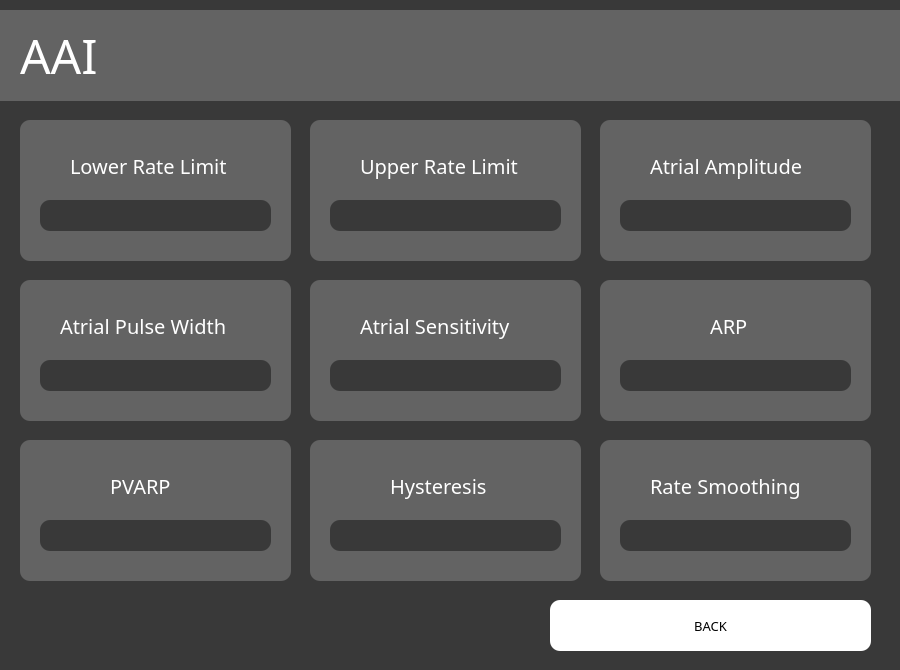
<?xml version="1.0" encoding="UTF-8"?>
<ui version="4.0">
 <class>Dialog</class>
 <widget class="QDialog" name="Dialog">
  <property name="geometry">
   <rect>
    <x>0</x>
    <y>0</y>
    <width>900</width>
    <height>670</height>
   </rect>
  </property>
  <property name="minimumSize">
   <size>
    <width>900</width>
    <height>670</height>
   </size>
  </property>
  <property name="maximumSize">
   <size>
    <width>900</width>
    <height>670</height>
   </size>
  </property>
  <property name="windowTitle">
   <string>Dialog</string>
  </property>
  <property name="styleSheet">
   <string notr="true">background-color: rgb(57, 57, 57);</string>
  </property>
  <widget class="QLabel" name="label_2">
   <property name="geometry">
    <rect>
     <x>70</x>
     <y>150</y>
     <width>181</width>
     <height>31</height>
    </rect>
   </property>
   <property name="font">
    <font>
     <family>Franklin Gothic Book</family>
     <pointsize>15</pointsize>
    </font>
   </property>
   <property name="styleSheet">
    <string notr="true">color: rgb(255, 255, 255);
font-size: 15pt;
background-color: none;
</string>
   </property>
   <property name="text">
    <string>Lower Rate Limit</string>
   </property>
  </widget>
  <widget class="QGraphicsView" name="graphicsView_2">
   <property name="geometry">
    <rect>
     <x>0</x>
     <y>10</y>
     <width>900</width>
     <height>91</height>
    </rect>
   </property>
   <property name="styleSheet">
    <string notr="true">background-color: rgb(99, 99, 99);
border: none;
</string>
   </property>
  </widget>
  <widget class="QLabel" name="label_4">
   <property name="geometry">
    <rect>
     <x>60</x>
     <y>310</y>
     <width>191</width>
     <height>31</height>
    </rect>
   </property>
   <property name="font">
    <font>
     <family>Franklin Gothic Book</family>
     <pointsize>15</pointsize>
    </font>
   </property>
   <property name="styleSheet">
    <string notr="true">color: rgb(255, 255, 255);
font-size: 15pt;
background-color: none;
</string>
   </property>
   <property name="text">
    <string>Atrial Pulse Width</string>
   </property>
  </widget>
  <widget class="QLabel" name="label_3">
   <property name="geometry">
    <rect>
     <x>360</x>
     <y>150</y>
     <width>181</width>
     <height>31</height>
    </rect>
   </property>
   <property name="font">
    <font>
     <family>Franklin Gothic Book</family>
     <pointsize>15</pointsize>
    </font>
   </property>
   <property name="styleSheet">
    <string notr="true">color: rgb(255, 255, 255);
font-size: 15pt;
background-color: none;
</string>
   </property>
   <property name="text">
    <string>Upper Rate Limit</string>
   </property>
  </widget>
  <widget class="QLabel" name="label_5">
   <property name="geometry">
    <rect>
     <x>650</x>
     <y>150</y>
     <width>171</width>
     <height>31</height>
    </rect>
   </property>
   <property name="font">
    <font>
     <family>Franklin Gothic Book</family>
     <pointsize>15</pointsize>
    </font>
   </property>
   <property name="styleSheet">
    <string notr="true">color: rgb(255, 255, 255);
font-size: 15pt;
background-color: none;
</string>
   </property>
   <property name="text">
    <string>Atrial Amplitude</string>
   </property>
  </widget>
  <widget class="QGraphicsView" name="graphicsView_7">
   <property name="geometry">
    <rect>
     <x>600</x>
     <y>120</y>
     <width>271</width>
     <height>141</height>
    </rect>
   </property>
   <property name="styleSheet">
    <string notr="true">background-color: rgb(99, 99, 99);
border-radius: 10;</string>
   </property>
  </widget>
  <widget class="QGraphicsView" name="graphicsView_4">
   <property name="geometry">
    <rect>
     <x>20</x>
     <y>120</y>
     <width>271</width>
     <height>141</height>
    </rect>
   </property>
   <property name="styleSheet">
    <string notr="true">background-color: rgb(99, 99, 99);
border-radius: 10;</string>
   </property>
  </widget>
  <widget class="QGraphicsView" name="graphicsView_5">
   <property name="geometry">
    <rect>
     <x>310</x>
     <y>120</y>
     <width>271</width>
     <height>141</height>
    </rect>
   </property>
   <property name="styleSheet">
    <string notr="true">background-color: rgb(99, 99, 99);
border-radius: 10;</string>
   </property>
  </widget>
  <widget class="QLineEdit" name="input_3">
   <property name="geometry">
    <rect>
     <x>620</x>
     <y>200</y>
     <width>231</width>
     <height>31</height>
    </rect>
   </property>
   <property name="styleSheet">
    <string notr="true">font-size: 12pt;
color: rgb(255, 255, 255);
border-radius: 10;
background-color: rgb(57, 57, 57)</string>
   </property>
   <property name="text">
    <string/>
   </property>
  </widget>
  <widget class="QPushButton" name="backbutton">
   <property name="geometry">
    <rect>
     <x>550</x>
     <y>600</y>
     <width>321</width>
     <height>51</height>
    </rect>
   </property>
   <property name="font">
    <font>
     <family>Franklin Gothic Book</family>
     <pointsize>10</pointsize>
    </font>
   </property>
   <property name="styleSheet">
    <string notr="true">background-color: rgb(255, 255, 255);
border-radius: 10;</string>
   </property>
   <property name="text">
    <string>BACK</string>
   </property>
  </widget>
  <widget class="QGraphicsView" name="graphicsView_6">
   <property name="geometry">
    <rect>
     <x>20</x>
     <y>280</y>
     <width>271</width>
     <height>141</height>
    </rect>
   </property>
   <property name="styleSheet">
    <string notr="true">background-color: rgb(99, 99, 99);
border-radius: 10;</string>
   </property>
  </widget>
  <widget class="QLineEdit" name="input_4">
   <property name="geometry">
    <rect>
     <x>40</x>
     <y>360</y>
     <width>231</width>
     <height>31</height>
    </rect>
   </property>
   <property name="styleSheet">
    <string notr="true">font-size: 12pt;
color: rgb(255, 255, 255);
border-radius: 10;
background-color: rgb(57, 57, 57)</string>
   </property>
   <property name="text">
    <string/>
   </property>
  </widget>
  <widget class="QLineEdit" name="input">
   <property name="geometry">
    <rect>
     <x>40</x>
     <y>200</y>
     <width>231</width>
     <height>31</height>
    </rect>
   </property>
   <property name="styleSheet">
    <string notr="true">font-size: 12pt;
color: rgb(255, 255, 255);
border-radius: 10;
background-color: rgb(57, 57, 57)</string>
   </property>
   <property name="text">
    <string/>
   </property>
  </widget>
  <widget class="QLabel" name="label">
   <property name="geometry">
    <rect>
     <x>20</x>
     <y>0</y>
     <width>501</width>
     <height>111</height>
    </rect>
   </property>
   <property name="font">
    <font>
     <family>Franklin Gothic Book</family>
     <pointsize>36</pointsize>
    </font>
   </property>
   <property name="layoutDirection">
    <enum>Qt::LeftToRight</enum>
   </property>
   <property name="styleSheet">
    <string notr="true">color: rgb(255, 255, 255);
background-color: none;</string>
   </property>
   <property name="text">
    <string>AAI</string>
   </property>
  </widget>
  <widget class="QLineEdit" name="input_2">
   <property name="geometry">
    <rect>
     <x>330</x>
     <y>200</y>
     <width>231</width>
     <height>31</height>
    </rect>
   </property>
   <property name="styleSheet">
    <string notr="true">font-size: 12pt;
color: rgb(255, 255, 255);
border-radius: 10;
background-color: rgb(57, 57, 57)</string>
   </property>
   <property name="text">
    <string/>
   </property>
  </widget>
  <widget class="QLineEdit" name="input_5">
   <property name="geometry">
    <rect>
     <x>330</x>
     <y>360</y>
     <width>231</width>
     <height>31</height>
    </rect>
   </property>
   <property name="styleSheet">
    <string notr="true">font-size: 12pt;
color: rgb(255, 255, 255);
border-radius: 10;
background-color: rgb(57, 57, 57)</string>
   </property>
   <property name="text">
    <string/>
   </property>
  </widget>
  <widget class="QLabel" name="label_6">
   <property name="geometry">
    <rect>
     <x>360</x>
     <y>310</y>
     <width>171</width>
     <height>31</height>
    </rect>
   </property>
   <property name="font">
    <font>
     <family>Franklin Gothic Book</family>
     <pointsize>15</pointsize>
    </font>
   </property>
   <property name="styleSheet">
    <string notr="true">color: rgb(255, 255, 255);
font-size: 15pt;
background-color: none;
</string>
   </property>
   <property name="text">
    <string>Atrial Sensitivity</string>
   </property>
  </widget>
  <widget class="QGraphicsView" name="graphicsView_8">
   <property name="geometry">
    <rect>
     <x>310</x>
     <y>280</y>
     <width>271</width>
     <height>141</height>
    </rect>
   </property>
   <property name="styleSheet">
    <string notr="true">background-color: rgb(99, 99, 99);
border-radius: 10;</string>
   </property>
  </widget>
  <widget class="QLineEdit" name="input_6">
   <property name="geometry">
    <rect>
     <x>620</x>
     <y>360</y>
     <width>231</width>
     <height>31</height>
    </rect>
   </property>
   <property name="styleSheet">
    <string notr="true">font-size: 12pt;
color: rgb(255, 255, 255);
border-radius: 10;
background-color: rgb(57, 57, 57)</string>
   </property>
   <property name="text">
    <string/>
   </property>
  </widget>
  <widget class="QLabel" name="label_7">
   <property name="geometry">
    <rect>
     <x>710</x>
     <y>310</y>
     <width>51</width>
     <height>31</height>
    </rect>
   </property>
   <property name="font">
    <font>
     <family>Franklin Gothic Book</family>
     <pointsize>15</pointsize>
    </font>
   </property>
   <property name="styleSheet">
    <string notr="true">color: rgb(255, 255, 255);
font-size: 15pt;
background-color: none;
</string>
   </property>
   <property name="text">
    <string>ARP</string>
   </property>
  </widget>
  <widget class="QGraphicsView" name="graphicsView_9">
   <property name="geometry">
    <rect>
     <x>600</x>
     <y>280</y>
     <width>271</width>
     <height>141</height>
    </rect>
   </property>
   <property name="styleSheet">
    <string notr="true">background-color: rgb(99, 99, 99);
border-radius: 10;</string>
   </property>
  </widget>
  <widget class="QLineEdit" name="input_7">
   <property name="geometry">
    <rect>
     <x>40</x>
     <y>520</y>
     <width>231</width>
     <height>31</height>
    </rect>
   </property>
   <property name="styleSheet">
    <string notr="true">font-size: 12pt;
color: rgb(255, 255, 255);
border-radius: 10;
background-color: rgb(57, 57, 57)</string>
   </property>
   <property name="text">
    <string/>
   </property>
  </widget>
  <widget class="QLabel" name="label_8">
   <property name="geometry">
    <rect>
     <x>110</x>
     <y>470</y>
     <width>71</width>
     <height>31</height>
    </rect>
   </property>
   <property name="font">
    <font>
     <family>Franklin Gothic Book</family>
     <pointsize>15</pointsize>
    </font>
   </property>
   <property name="styleSheet">
    <string notr="true">color: rgb(255, 255, 255);
font-size: 15pt;
background-color: none;
</string>
   </property>
   <property name="text">
    <string>PVARP</string>
   </property>
  </widget>
  <widget class="QGraphicsView" name="graphicsView_10">
   <property name="geometry">
    <rect>
     <x>20</x>
     <y>440</y>
     <width>271</width>
     <height>141</height>
    </rect>
   </property>
   <property name="styleSheet">
    <string notr="true">background-color: rgb(99, 99, 99);
border-radius: 10;</string>
   </property>
  </widget>
  <widget class="QLineEdit" name="input_8">
   <property name="geometry">
    <rect>
     <x>330</x>
     <y>520</y>
     <width>231</width>
     <height>31</height>
    </rect>
   </property>
   <property name="styleSheet">
    <string notr="true">font-size: 12pt;
color: rgb(255, 255, 255);
border-radius: 10;
background-color: rgb(57, 57, 57)</string>
   </property>
   <property name="text">
    <string/>
   </property>
  </widget>
  <widget class="QLabel" name="label_9">
   <property name="geometry">
    <rect>
     <x>390</x>
     <y>470</y>
     <width>111</width>
     <height>31</height>
    </rect>
   </property>
   <property name="font">
    <font>
     <family>Franklin Gothic Book</family>
     <pointsize>15</pointsize>
    </font>
   </property>
   <property name="styleSheet">
    <string notr="true">color: rgb(255, 255, 255);
font-size: 15pt;
background-color: none;
</string>
   </property>
   <property name="text">
    <string>Hysteresis</string>
   </property>
  </widget>
  <widget class="QGraphicsView" name="graphicsView_11">
   <property name="geometry">
    <rect>
     <x>310</x>
     <y>440</y>
     <width>271</width>
     <height>141</height>
    </rect>
   </property>
   <property name="styleSheet">
    <string notr="true">background-color: rgb(99, 99, 99);
border-radius: 10;</string>
   </property>
  </widget>
  <widget class="QLineEdit" name="input_9">
   <property name="geometry">
    <rect>
     <x>620</x>
     <y>520</y>
     <width>231</width>
     <height>31</height>
    </rect>
   </property>
   <property name="styleSheet">
    <string notr="true">font-size: 12pt;
color: rgb(255, 255, 255);
border-radius: 10;
background-color: rgb(57, 57, 57)</string>
   </property>
   <property name="text">
    <string/>
   </property>
  </widget>
  <widget class="QLabel" name="label_10">
   <property name="geometry">
    <rect>
     <x>650</x>
     <y>470</y>
     <width>171</width>
     <height>31</height>
    </rect>
   </property>
   <property name="font">
    <font>
     <family>Franklin Gothic Book</family>
     <pointsize>15</pointsize>
    </font>
   </property>
   <property name="styleSheet">
    <string notr="true">color: rgb(255, 255, 255);
font-size: 15pt;
background-color: none;
</string>
   </property>
   <property name="text">
    <string>Rate Smoothing</string>
   </property>
  </widget>
  <widget class="QGraphicsView" name="graphicsView_12">
   <property name="geometry">
    <rect>
     <x>600</x>
     <y>440</y>
     <width>271</width>
     <height>141</height>
    </rect>
   </property>
   <property name="styleSheet">
    <string notr="true">background-color: rgb(99, 99, 99);
border-radius: 10;</string>
   </property>
  </widget>
  <zorder>graphicsView_12</zorder>
  <zorder>graphicsView_11</zorder>
  <zorder>graphicsView_10</zorder>
  <zorder>graphicsView_9</zorder>
  <zorder>graphicsView_8</zorder>
  <zorder>graphicsView_6</zorder>
  <zorder>graphicsView_7</zorder>
  <zorder>graphicsView_5</zorder>
  <zorder>graphicsView_4</zorder>
  <zorder>label_2</zorder>
  <zorder>graphicsView_2</zorder>
  <zorder>label_4</zorder>
  <zorder>label_3</zorder>
  <zorder>label_5</zorder>
  <zorder>input_3</zorder>
  <zorder>backbutton</zorder>
  <zorder>input_4</zorder>
  <zorder>input</zorder>
  <zorder>label</zorder>
  <zorder>input_2</zorder>
  <zorder>input_5</zorder>
  <zorder>label_6</zorder>
  <zorder>input_6</zorder>
  <zorder>label_7</zorder>
  <zorder>input_7</zorder>
  <zorder>label_8</zorder>
  <zorder>input_8</zorder>
  <zorder>label_9</zorder>
  <zorder>input_9</zorder>
  <zorder>label_10</zorder>
 </widget>
 <resources/>
 <connections/>
</ui>
